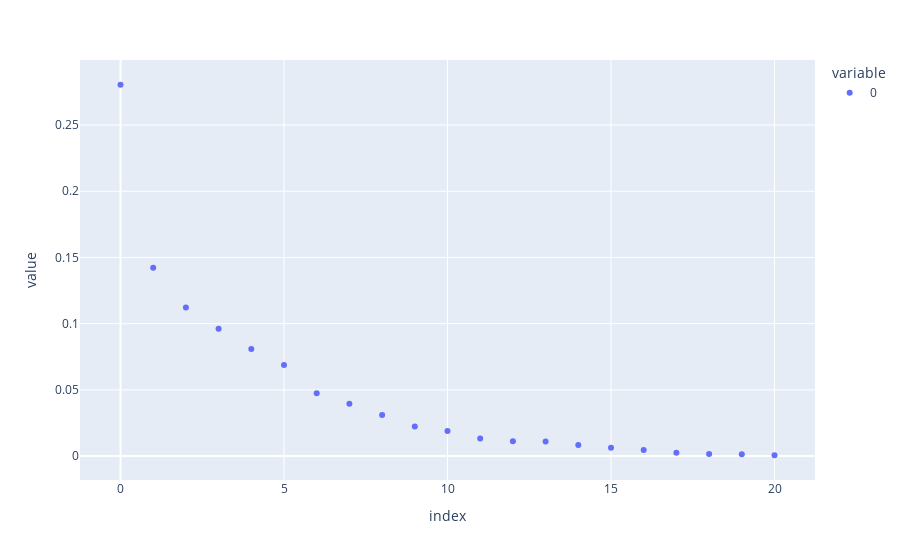

The cell this chart's notebook holds for it:
### Code cell
px.scatter(
    pca.explained_variance_ratio_,
)

### Figure 1 — Plotly figure (JSON) as saved in the notebook; plotly's stock layout.template omitted (floating-point values rounded to 4 significant figures)
{"data": [{"hovertemplate": "variable=0<br>index=%{x}<br>value=%{y}<extra></extra>", "legendgroup": "0", "marker": {"color": "#636efa", "symbol": "circle"}, "mode": "markers", "name": "0", "orientation": "v", "showlegend": true, "type": "scatter", "x": [0, 1, 2, 3, 4, 5, 6, 7, 8, 9, 10, 11, 12, 13, 14, 15, 16, 17, 18, 19, 20], "xaxis": "x", "y": [0.2805, 0.1422, 0.1121, 0.09608, 0.08092, 0.0687, 0.04737, 0.03941, 0.03107, 0.02227, 0.01894, 0.0133, 0.01113, 0.01094, 0.008406, 0.006252, 0.004578, 0.002411, 0.001502, 0.0013, 0.0006025], "yaxis": "y"}], "layout": {"legend": {"title": {"text": "variable"}, "tracegroupgap": 0}, "margin": {"t": 60}, "xaxis": {"anchor": "y", "domain": [0, 1], "title": {"text": "index"}}, "yaxis": {"anchor": "x", "domain": [0, 1], "title": {"text": "value"}}}}
